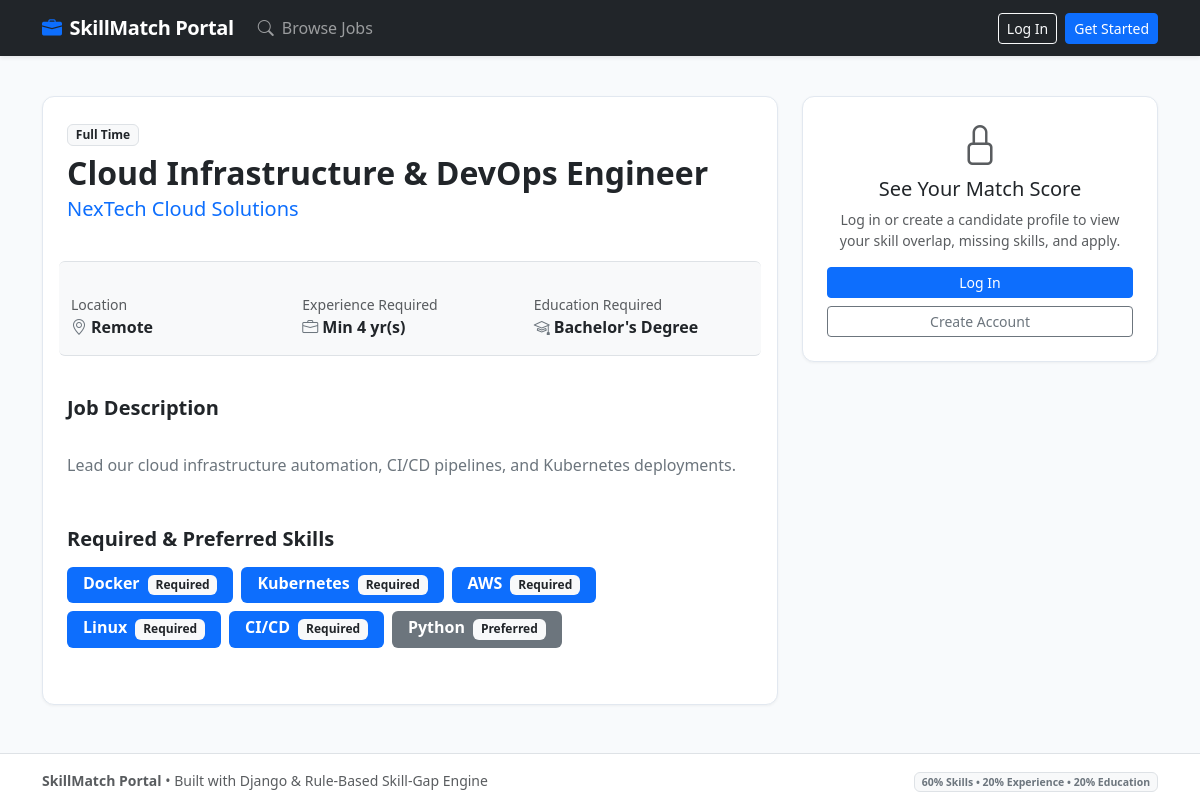
The app's page /jobs/2/ with its own data.
### jobs/models.py (models this page shows, shortened)
class Job(models.Model):
    recruiter = models.ForeignKey(User, on_delete=models.CASCADE, related_name='posted_jobs')
    title = models.CharField(max_length=150)
    company_name = models.CharField(max_length=120)
    location = models.CharField(max_length=100, default='Remote')
    job_type = models.CharField(
        max_length=20,
        choices=JobType.choices,
        default=JobType.FULL_TIME
    )
    description = models.TextField()
    min_experience_years = models.PositiveIntegerField(
        default=1,
        help_text="Minimum required years of professional experience"
    )
    min_education_level = models.CharField(
        max_length=30,
        choices=EducationLevel.choices,
        default=EducationLevel.BACHELOR
    )
    salary_range = models.CharField(max_length=80, blank=True)
    is_active = models.BooleanField(default=True, db_index=True)
    skills = models.ManyToManyField(Skill, through='JobSkill', related_name='jobs')
    created_at = models.DateTimeField(auto_now_add=True)
    updated_at = models.DateTimeField(auto_now=True)
    class Meta:
        ordering = ['-created_at']

class JobSkill(models.Model):
    job = models.ForeignKey(Job, on_delete=models.CASCADE, related_name='job_skills')
    skill = models.ForeignKey(Skill, on_delete=models.CASCADE, related_name='job_requirements')
    is_required = models.BooleanField(
        default=True,
        help_text="If True, included in required skill gap calculation"
    )
    weight = models.PositiveSmallIntegerField(
        default=1,
        help_text="Relative weight/importance of this skill for the job"
    )
    class Meta:
        unique_together = ('job', 'skill')

class Skill(models.Model):
    name = models.CharField(max_length=60, unique=True, db_index=True)
    category = models.CharField(
        max_length=30,
        choices=SkillCategory.choices,
        default=SkillCategory.BACKEND
    )
    class Meta:
        ordering = ['name']

### jobs/views.py (the view)
# urls.py: path('<int:job_id>/', views.job_detail_view, name='job_detail'),
def job_detail_view(request: HttpRequest, job_id: int) -> HttpResponse:
    job = get_object_or_404(
        Job.objects.select_related('recruiter').prefetch_related('job_skills__skill'),
        id=job_id
    )
    breakdown = None
    existing_application = None
    is_candidate = request.user.is_authenticated and hasattr(request.user, 'candidate_profile')
    if is_candidate:
        matching_service = JobMatchingService()
        breakdown = matching_service.calculate_match(request.user.candidate_profile, job)
        existing_application = Application.objects.filter(candidate=request.user, job=job).first()
    return render(request, 'jobs/job_detail.html', {
        'job': job,
        'breakdown': breakdown,
        'existing_application': existing_application,
        'is_candidate': is_candidate,
    })

### templates/jobs/job_detail.html (shortened to what this page needs)
{% extends "base.html" %}
{% block content %}
<div class="row">
  <div class="col-lg-8 mb-4">
    <div class="card p-4">
      <div class="d-flex justify-content-between align-items-start mb-3">
        <div>
          <span class="badge bg-light text-dark border mb-2">{{ job.get_job_type_display }}</span>
          <h2 class="fw-bold mb-1">{{ job.title }}</h2>
          <h5 class="text-primary">{{ job.company_name }}</h5>
        </div>
      </div>
      <div class="row g-3 py-3 border-top border-bottom bg-light rounded my-3 px-1">
        <div class="col-sm-4">
          <small class="text-muted d-block">Location</small>
          <strong><i class="bi bi-geo-alt me-1 text-secondary"></i>{{ job.location }}</strong>
        </div>
        <div class="col-sm-4">
          <small class="text-muted d-block">Experience Required</small>
          <strong><i class="bi bi-briefcase me-1 text-secondary"></i>Min {{ job.min_experience_years }} yr(s)</strong>
        </div>
        <div class="col-sm-4">
          <small class="text-muted d-block">Education Required</small>
          <strong><i class="bi bi-mortarboard me-1 text-secondary"></i>{{ job.get_min_education_level_display }}</strong>
        </div>
      </div>
      <div class="my-4">
        <h5 class="fw-bold">Job Description</h5>
        <div class="text-secondary" style="white-space: pre-line; line-height: 1.6;">
          {{ job.description }}
        </div>
      </div>
      <div class="my-4">
        <h5 class="fw-bold mb-3">Required & Preferred Skills</h5>
        <div class="d-flex flex-wrap gap-2 mb-2">
          {% for js in job.job_skills.all %}
            <span class="badge {% if js.is_required %}bg-primary{% else %}bg-secondary{% endif %} p-2 px-3 fs-6">
              {{ js.skill.name }}
              <span class="badge bg-light text-dark ms-1 small">
                {% if js.is_required %}Required{% else %}Preferred{% endif %}
              </span>
            </span>
          {% empty %}
            <span class="text-muted">No specific skills listed for this job.</span>
          {% endfor %}
        </div>
      </div>
    </div>
  </div>
  <div class="col-lg-4 mb-4">
    {% if is_candidate and breakdown %}
      <div class="card p-4 mb-3 border-primary">
        <div class="d-flex justify-content-between align-items-center mb-3">
          <h5 class="fw-bold mb-0">Your Match Score</h5>
          <span class="badge {{ breakdown.badge_class }} fs-6">{{ breakdown.total_score|floatformat:0 }}%</span>
        </div>
        <div class="progress mb-3" style="height: 12px;">
          <div class="progress-bar {% if breakdown.total_score >= 75 %}bg-success{% elif breakdown.total_score >= 50 %}bg-warning{% else %}bg-danger{% endif %}"
               role="progressbar"
               style="width: {{ breakdown.total_score }}%;">
          </div>
        </div>
        <div class="small mb-3">
          <div class="d-flex justify-content-between py-1 border-bottom">
            <span><i class="bi bi-tools text-primary me-1"></i>Skill Match (60% wt):</span>
            <strong>{{ breakdown.skill_score }}%</strong>
          </div>
          <div class="d-flex justify-content-between py-1 border-bottom">
            <span><i class="bi bi-briefcase text-secondary me-1"></i>Experience (20% wt):</span>
            <strong>{{ breakdown.experience_score }}%</strong>
          </div>
          <div class="d-flex justify-content-between py-1 border-bottom">
            <span><i class="bi bi-mortarboard text-secondary me-1"></i>Education (20% wt):</span>
            <strong>{{ breakdown.education_score }}%</strong>
          </div>
        </div>
        <div class="mb-3">
          <h6 class="fw-bold small text-success mb-1">
            <i class="bi bi-check-circle-fill me-1"></i>Matched Skills ({{ breakdown.matched_skills|length }})
          </h6>
          <div class="d-flex flex-wrap gap-1 mb-2">
            {% for s in breakdown.matched_skills %}
              <span class="badge-skill badge-matched">{{ s }}</span>
            {% empty %}
              <span class="text-muted small">None matched yet.</span>
            {% endfor %}
          </div>
          <h6 class="fw-bold small text-danger mb-1">
            <i class="bi bi-x-circle-fill me-1"></i>Missing Skills ({{ breakdown.missing_skills|length }})
          </h6>
          <div class="d-flex flex-wrap gap-1">
            {% for s in breakdown.missing_skills %}
              <span class="badge-skill badge-missing">{{ s }}</span>
            {% empty %}
              <span class="text-success small"><i class="bi bi-check2-all me-1"></i>You meet all required skills!</span>
            {% endfor %}
          </div>
        </div>
        <a href="{% url 'matching:gap_detail' job.id %}" class="btn btn-outline-info text-dark w-100 btn-sm mb-3">
          <i class="bi bi-pie-chart-fill me-1"></i> Full Skill-Gap Analysis
        </a>
        {% if existing_application %}
          <div class="alert alert-success p-2 small text-center mb-0">
            <i class="bi bi-check-circle me-1"></i>
            Applied on {{ existing_application.applied_at|date:"M d, Y" }}
            <div class="mt-1">Status: <strong>{{ existing_application.get_status_display }}</strong></div>
          </div>
        {% else %}
          <a href="{% url 'applications:apply_job' job.id %}" class="btn btn-primary w-100 py-2 fw-semibold">
            Apply with My Profile
          </a>
        {% endif %}
      </div>
    {% elif not user.is_authenticated %}
      <div class="card p-4 text-center">
        <i class="bi bi-lock display-6 text-muted mb-2"></i>
        <h5>See Your Match Score</h5>
        <p class="small text-muted">Log in or create a candidate profile to view your skill overlap, missing skills, and apply.</p>
        <a href="{% url 'accounts:login' %}?next={{ request.path }}" class="btn btn-primary btn-sm mb-2">Log In</a>
        <a href="{% url 'accounts:register' %}" class="btn btn-outline-secondary btn-sm">Create Account</a>
      </div>
    {% endif %}
  </div>
</div>
{% endblock %}

### templates/base.html (style rules this page uses)
:root { --primary-color: #2563eb; --primary-dark: #1d4ed8; --bg-light: #f8fafc; }
body { background-color: var(--bg-light); font-family: system-ui, -apple-system, "Segoe UI", Roboto, sans-serif; min-height: 100vh; display: flex; flex-direction: column; }
.card { border: 1px solid #e2e8f0; box-shadow: 0 1px 3px 0 rgb(0 0 0 / 0.05); border-radius: 0.75rem; }

### records on screen
Job: job_type "Full Time", title "Cloud Infrastructure & DevOps Engineer", company_name "NexTech Cloud Solutions", location "Remote", min_experience_years "4", min_education_level "Bachelor's Degree", description "Lead our cloud infrastructure automation, CI/CD pipelines, and Kubernetes deployments."
JobSkill: skill.name "Docker", is_required "Required"
JobSkill: skill.name "Kubernetes", is_required "Required"
JobSkill: skill.name "AWS", is_required "Required"
JobSkill: skill.name "Linux", is_required "Required"
JobSkill: skill.name "CI/CD", is_required "Required"
JobSkill: skill.name "Python", is_required "Preferred"
